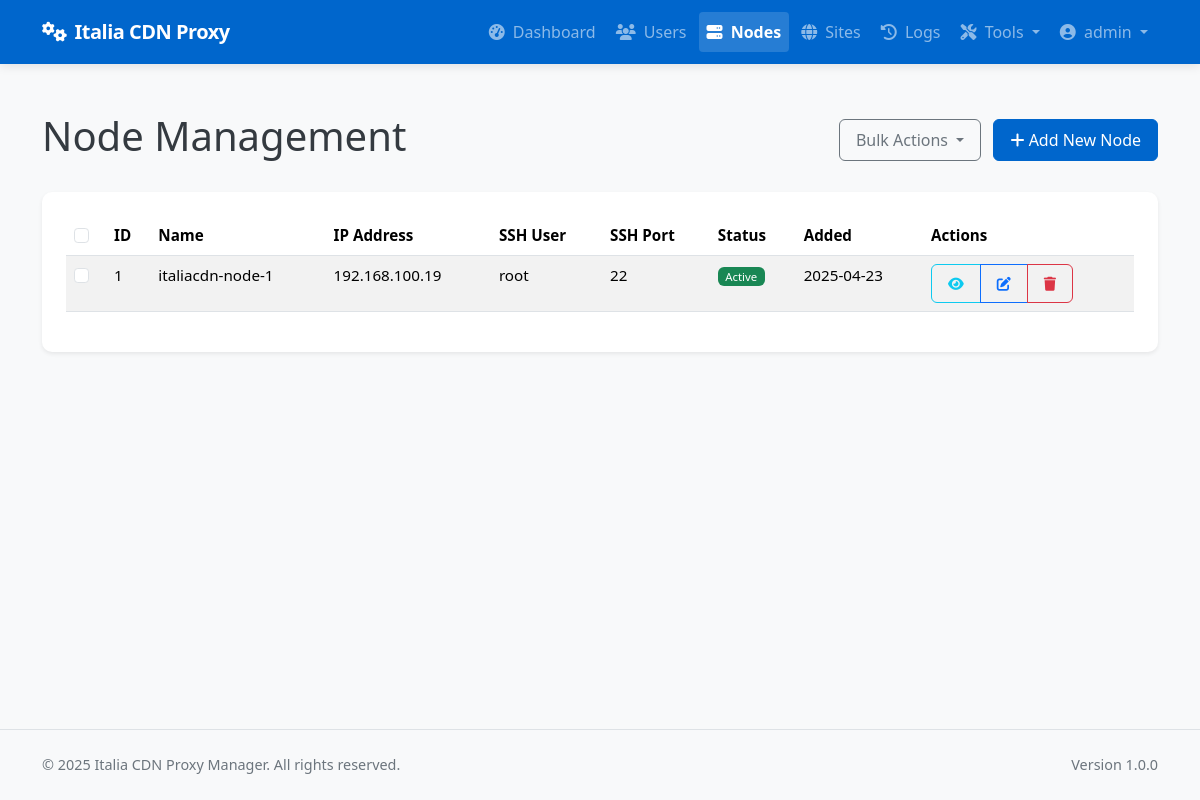
Page /admin/nodes (signed in) on the committed database.
### app/models/models.py (models this page shows, shortened)
class User(db.Model):
    __tablename__ = 'users'
    id = db.Column(db.Integer, primary_key=True)
    username = db.Column(db.String(64), unique=True, index=True, nullable=False)
    email = db.Column(db.String(120), unique=True, index=True, nullable=False)
    password_hash = db.Column(db.String(128), nullable=False)
    role = db.Column(db.String(20), nullable=False, default='client')  # 'admin' or 'client'
    is_active = db.Column(db.Boolean, default=True)
    created_at = db.Column(db.DateTime, default=datetime.utcnow)
    last_login = db.Column(db.DateTime, nullable=True)
    sites = db.relationship('Site', backref='owner', lazy='dynamic')
    def is_admin(self):
        return self.role == 'admin'

class Node(db.Model):
    __tablename__ = 'nodes'
    id = db.Column(db.Integer, primary_key=True)
    name = db.Column(db.String(64), unique=True, nullable=False)
    ip_address = db.Column(db.String(45), nullable=False)  # IPv4 or IPv6
    ssh_port = db.Column(db.Integer, default=22)
    ssh_user = db.Column(db.String(64), nullable=False)
    ssh_key_path = db.Column(db.String(256), nullable=True)  # Path to SSH key file
    ssh_password = db.Column(db.String(256), nullable=True)  # Encrypted password (if using password auth)
    is_active = db.Column(db.Boolean, default=True)
    is_discovered = db.Column(db.Boolean, default=False)  # Whether this node was discovered from YAML
    created_at = db.Column(db.DateTime, default=datetime.utcnow)
    updated_at = db.Column(db.DateTime, default=datetime.utcnow, onupdate=datetime.utcnow)
    nginx_config_path = db.Column(db.String(256), default='/etc/nginx/conf.d')
    nginx_reload_command = db.Column(db.String(256), default='sudo systemctl reload nginx')
    site_nodes = db.relationship('SiteNode', backref='node', lazy='dynamic')

### app/controllers/admin.py (the view)
@admin.route('/nodes')
@login_required
@admin_required
def list_nodes():
    nodes = Node.query.all()
    return render_template('admin/nodes/list.html', nodes=nodes)

### app/models/__init__.py (called while the page is built)
@login_manager.user_loader
def load_user(user_id):
    return User.query.get(int(user_id))

### app/services/access_control.py (called while the page is built)
def admin_required(f):
    @wraps(f)
    def decorated_function(*args, **kwargs):
        if not current_user.is_admin():
            flash('You need admin privileges to access this page.', 'error')
            return abort(403)
        return f(*args, **kwargs)
    return decorated_function

### app/templates/admin/nodes/list.html (shortened to what this page needs)
{% extends 'base.html' %}
{% block content %}
<div class="container py-4">
    <div class="d-flex justify-content-between align-items-center mb-4">
        <h1>Node Management</h1>
        <div>
            <button class="btn btn-outline-secondary dropdown-toggle me-2" type="button" id="bulkActionsDropdown" data-bs-toggle="dropdown" aria-expanded="false">
                Bulk Actions
            </button>
            <a href="{{ url_for('admin.new_node') }}" class="btn btn-primary">
                <i class="fas fa-plus"></i> Add New Node
            </a>
        </div>
    </div>
    <div class="card shadow-sm">
        <div class="card-body">
            <div class="table-responsive">
                <table class="table table-striped table-hover">
                    <thead>
                        <tr>
                            <th width="40">
                                <input type="checkbox" id="selectAllNodes" class="form-check-input">
                            </th>
                            <th>ID</th>
                            <th>Name</th>
                            <th>IP Address</th>
                            <th>SSH User</th>
                            <th>SSH Port</th>
                            <th>Status</th>
                            <th>Added</th>
                            <th>Actions</th>
                        </tr>
                    </thead>
                    <tbody>
                        {% for node in nodes %}
                        <tr>
                            <td>
                                <input type="checkbox" class="form-check-input node-checkbox" data-node-id="{{ node.id }}" value="{{ node.id }}">
                            </td>
                            <td>{{ node.id }}</td>
                            <td>{{ node.name }}</td>
                            <td>{{ node.ip_address }}</td>
                            <td>{{ node.ssh_user }}</td>
                            <td>{{ node.ssh_port }}</td>
                            <td><span class="badge bg-{{ 'success' if node.is_active else 'danger' }}">
                                {{ 'Active' if node.is_active else 'Inactive' }}
                            </span></td>
                            <td>{{ node.created_at.strftime('%Y-%m-%d') }}</td>
                            <td>
                                <div class="btn-group btn-group-sm">
                                    <a href="{{ url_for('admin.view_node', node_id=node.id) }}" class="btn btn-outline-info" title="View Details">
                                        <i class="fas fa-eye"></i>
                                    </a>
                                    <a href="{{ url_for('admin.edit_node', node_id=node.id) }}" class="btn btn-outline-primary" title="Edit Node">
                                        <i class="fas fa-edit"></i>
                                    </a>
                                    <button type="button" class="btn btn-outline-danger"
                                            data-bs-toggle="modal"
                                            data-bs-target="#deleteNodeModal"
                                            data-node-id="{{ node.id }}"
                                            data-node-name="{{ node.name }}"
                                            title="Delete Node">
                                        <i class="fas fa-trash"></i>
                                    </button>
                                </div>
                            </td>
                        </tr>
                        {% endfor %}
                    </tbody>
                </table>
            </div>
        </div>
    </div>
</div>
{% endblock %}

### app/templates/base.html (shortened to what this page needs)
<!DOCTYPE html>
<html lang="en">
<head>
    <link href="https://cdn.jsdelivr.net/npm/bootstrap@5.3.2/dist/css/bootstrap.min.css" rel="stylesheet">
    <link rel="stylesheet" href="https://cdnjs.cloudflare.com/ajax/libs/font-awesome/6.4.2/css/all.min.css">
</head>
<body>
    <header>
        <nav class="navbar navbar-expand-lg navbar-dark bg-primary">
            <div class="container">
                <a class="navbar-brand" href="/">
                    <i class="fas fa-cogs me-2"></i>Italia CDN Proxy
                </a>
                <div class="collapse navbar-collapse" id="navbarNav">
                    <ul class="navbar-nav ms-auto">
                        {% if current_user.is_authenticated %}
                            {% if current_user.is_admin() %}
                                <li class="nav-item">
                                    <a class="nav-link {% if request.endpoint == 'admin.dashboard' %}active{% endif %}" href="{{ url_for('admin.dashboard') }}">
                                        <i class="fas fa-tachometer-alt me-1"></i> Dashboard
                                    </a>
                                </li>
                                <li class="nav-item">
                                    <a class="nav-link {% if 'admin.list_users' in request.endpoint %}active{% endif %}" href="{{ url_for('admin.list_users') }}">
                                        <i class="fas fa-users me-1"></i> Users
                                    </a>
                                </li>
                                <li class="nav-item">
                                    <a class="nav-link {% if 'admin.list_nodes' in request.endpoint %}active{% endif %}" href="{{ url_for('admin.list_nodes') }}">
                                        <i class="fas fa-server me-1"></i> Nodes
                                    </a>
                                </li>
                                <li class="nav-item">
                                    <a class="nav-link {% if 'admin.list_sites' in request.endpoint %}active{% endif %}" href="{{ url_for('admin.list_sites') }}">
                                        <i class="fas fa-globe me-1"></i> Sites
                                    </a>
                                </li>
                                <li class="nav-item">
                                    <a class="nav-link {% if request.endpoint == 'admin.deployment_logs' %}active{% endif %}" href="{{ url_for('admin.deployment_logs') }}">
                                        <i class="fas fa-history me-1"></i> Logs
                                    </a>
                                </li>
                                <li class="nav-item dropdown">
                                    <a class="nav-link dropdown-toggle" href="#" id="adminToolsDropdown" role="button" data-bs-toggle="dropdown" aria-expanded="false">
                                        <i class="fas fa-tools me-1"></i> Tools
                                    </a>
                                </li>
                            {% endif %}
                            <li class="nav-item dropdown">
                                <a class="nav-link dropdown-toggle" href="#" id="userDropdown" role="button" data-bs-toggle="dropdown" aria-expanded="false">
                                    <i class="fas fa-user-circle me-1"></i> {{ current_user.username }}
                                </a>
                            </li>
                        {% endif %}
                    </ul>
                </div>
            </div>
        </nav>
    </header>
    <main>
        {% block content %}{% endblock %}
    </main>
    <footer class="bg-light py-4 mt-auto border-top">
        <div class="container">
            <div class="row">
                <div class="col-md-6 text-center text-md-start">
                    <p class="mb-0">&copy; 2025 Italia CDN Proxy Manager. All rights reserved.</p>
                </div>
                <div class="col-md-6 text-center text-md-end">
                    <p class="mb-0">Version 1.0.0</p>
                </div>
            </div>
        </div>
    </footer>
</body>
</html>

### app/templates/base.html (style rules this page uses)
:root { --primary-color: #0066CC; --primary-dark: #0052a3; --success-color: #198754; --info-color: #0dcaf0; --warning-color: #ffc107; --danger-color: #dc3545; }
body { min-height: 100vh; display: flex; flex-direction: column; background-color: #f8f9fa; color: #343a40; }
main { flex: 1; padding: 1.5rem 0; }
.navbar-brand { font-weight: 700; letter-spacing: -0.5px; }
.navbar { box-shadow: 0 2px 10px rgba(0, 0, 0, 0.1); padding: 0.75rem 1rem; }
.nav-link { font-weight: 500; transition: all 0.2s ease; padding: 0.5rem 1rem; border-radius: 4px; margin: 0 0.125rem; }
.card { border-radius: 0.625rem; box-shadow: 0 4px 12px rgba(0, 0, 0, 0.05); border: none; margin-bottom: 1.75rem; overflow: hidden; transition: transform 0.2s, box-shadow 0.2s; }
.card-body { padding: 1.5rem; }
.btn { border-radius: 0.375rem; padding: 0.5rem 1rem; font-weight: 500; transition: all 0.2s; }
.btn-primary { background-color: var(--primary-color); border-color: var(--primary-color); }
.bg-primary { background-color: var(--primary-color) !important; }
.table { font-size: 0.95rem; }
.table th { font-weight: 600; border-top: none; }
.table-striped tbody tr:nth-of-type(odd) { background-color: rgba(0, 0, 0, 0.02); }
.badge { font-weight: 500; padding: 0.35em 0.65em; }
.nav-link.active { font-weight: 600; background-color: rgba(255, 255, 255, 0.15); }
footer { font-size: 0.9rem; color: #6c757d; }

### rows in the picture
User: username "admin"
Node: id "1", name "italiacdn-node-1", ip_address "192.168.100.19", ssh_user "root", ssh_port "22", is_active "Active", created_at "2025-04-23"
